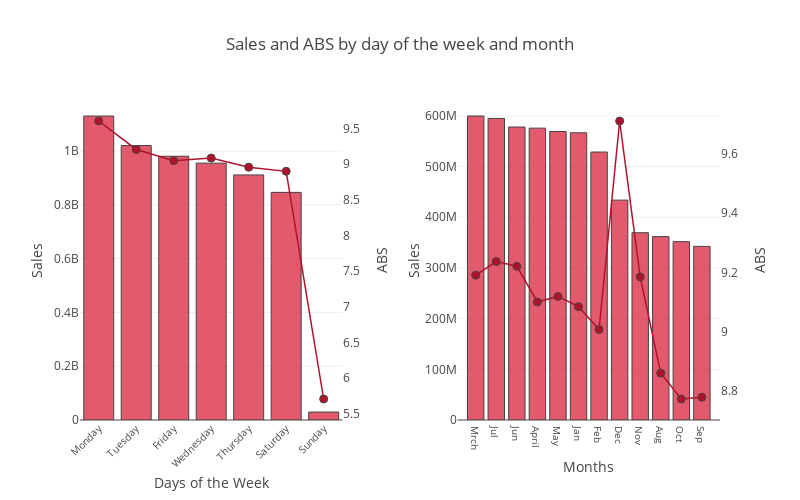

Notebook cell for this chart:
### Markdown cell above
Which day of the week or month generate the highest revenue, and ABS (Average Basket Size). I created two separate graphs side by side to ease the comparison.

Regarding the sales graphs on the left, the beginning of the week is when the stores are generating more money, on Mondays and Tuesdays, the third best day is on Fridays.

Which is also applicable for the ABS, except that it's exceptionally higher on Wednesday than Friday, respectively at 9.08 and 9.04.


If we have a look at the right graph, representing the sales and ABS my month, we can note that March and July are the best performing months in terms of sales. But, the ABS is higher in December with 9.71 euros spent in average and 9.24 euros in July.

### Code cell
#Create two new dataframe

basketweek = train[['Dayoftheweek','Sales','Customers']]
basketweek = basketweek.groupby('Dayoftheweek').sum()
basketweek = basketweek.sort_values(by='Sales',ascending = False)
basketweek = basketweek.reset_index()
basketweek['Basket'] = basketweek['Sales'] / basketweek['Customers'] 

basketmonth = train[['Monthofyear','Sales','Customers']]
basketmonth = basketmonth.groupby('Monthofyear').sum()
basketmonth = basketmonth.sort_values(by='Sales',ascending = False)
basketmonth = basketmonth.reset_index()
basketmonth['Basket'] = basketmonth['Sales'] / basketmonth['Customers'] 


#Create the format of our plot grid

fig = tools.make_subplots(rows=1,
                          cols=2,
                          print_grid=True,
                          horizontal_spacing=0.18
                        
                         )

#Define the 4 traces 

trace1 = dict(type='bar',
              x= basketweek[('Dayoftheweek')], 
              y= basketweek[('Sales')],
              name='Sales',            
              marker=dict(color= 'rgba(220,49,72, 0.8)', 
                          line= dict(width= 1)),
              showlegend=False
             )
 

trace2 = dict(type='scatter',
              x= basketweek[('Dayoftheweek')], 
              y= basketweek[('Basket')], 
              marker= dict(line= dict(width= 1), 
                           size= 8), 
              line=dict(color= '#B0122C',
                        width= 1.5),
              name= 'ABS',
              showlegend=False
             )


trace3=dict(type='bar',
            x=basketmonth[('Monthofyear')],
            y=basketmonth[('Sales')],
            name='Sales',
            marker=dict(color= 'rgba(220,49,72, 0.8)', line= dict(width= 1)),
            showlegend=False 
          )
trace4=dict(type='scatter',
            x= basketmonth[('Monthofyear')],
            y=basketmonth[('Basket')],
            marker= dict(line= dict(width= 1), 
                         size= 8), 
            line=dict(color= '#B0122C', width= 1.5),
            name= 'ABS',
            showlegend=False
           )

# Append the first two traces to subplot (1,1), and the last two, to subplot (1,2):

fig.append_trace(trace1, 1, 1)# trace1 is in position 0 of the list fig['data]
fig.append_trace(trace2, 1, 1)#                       1 
fig.append_trace(trace3, 1, 2)#                       2
fig.append_trace(trace4, 1, 2)#                       3

# Now we update yaxis for both trace2 and trace4 - meaning positon 1 and 3
fig['data'][1].update(yaxis='y3')
fig['data'][3].update(yaxis='y4')

# Update layout


fig['layout'].update(autosize= False, 
              width= 800, 
              height= 500, 
              showlegend=False,
                     title='Sales and ABS by day of the week and month',hovermode='x')


fig['layout']['xaxis1'].update(tickangle= -45, #'x1'
                         autorange=True,
                         tickfont=dict(size= 10), 
                         title= 'Days of the Week', 
                         type= 'category',
                         )
fig['layout']['yaxis1'].update( #left yaxis'y1
                         showgrid=True, 
                         title= 'Sales',
                         )

#Insert a new key, yaxis3, and the associated value:
fig['layout']['yaxis3']=dict(
                          overlaying= 'y1', 
                          anchor= 'x1', 
                          side= 'right', 
                          showgrid= False, 
                          title= 'ABS'
                         )

fig['layout']['xaxis2'].update(autorange=True,
                         tickfont=dict(size= 10), 
                         title= 'Months', 
                         type= 'Months',
                         )
fig['layout']['yaxis2'].update(
                         showgrid=True, 
                         title= 'Sales',
                         )
#Insert a new key, yaxis4, and the associated value:
fig['layout']['yaxis4']=dict(
                          overlaying= 'y2', 
                          anchor= 'x2', 
                          side= 'right', 
                          showgrid= False, 
                          title= 'ABS'
                         )

iplot(fig)

### Figure 1 — Plotly figure (JSON) as saved in the notebook; plotly's stock layout.template omitted (floating-point values rounded to 4 significant figures)
{"data": [{"marker": {"color": "rgba(220,49,72, 0.8)", "line": {"width": 1}}, "name": "Sales", "showlegend": false, "type": "bar", "x": ["Monday", "Tuesday", "Friday", "Wednesday", "Thursday", "Saturday", "Sunday"], "xaxis": "x1", "y": [1130203012, 1020411930, 980555941, 954962863, 911177709, 846317735, 29551433], "yaxis": "y1"}, {"line": {"color": "#B0122C", "width": 1.5}, "marker": {"line": {"width": 1}, "size": 8}, "name": "ABS", "showlegend": false, "type": "scatter", "x": ["Monday", "Tuesday", "Friday", "Wednesday", "Thursday", "Saturday", "Sunday"], "xaxis": "x1", "y": [9.604, 9.206, 9.047, 9.085, 8.957, 8.899, 5.706], "yaxis": "y3"}, {"marker": {"color": "rgba(220,49,72, 0.8)", "line": {"width": 1}}, "name": "Sales", "showlegend": false, "type": "bar", "x": ["Mrch", "Jul", "Jun", "April", "May", "Jan", "Feb", "Dec", "Nov", "Aug", "Oct", "Sep"], "xaxis": "x2", "y": [599831906, 595059205, 578112775, 575895295, 569248217, 566728724, 528734410, 433831153, 369498877, 361791202, 351878728, 342570131], "yaxis": "y2"}, {"line": {"color": "#B0122C", "width": 1.5}, "marker": {"line": {"width": 1}, "size": 8}, "name": "ABS", "showlegend": false, "type": "scatter", "x": ["Mrch", "Jul", "Jun", "April", "May", "Jan", "Feb", "Dec", "Nov", "Aug", "Oct", "Sep"], "xaxis": "x2", "y": [9.191, 9.236, 9.221, 9.1, 9.119, 9.085, 9.008, 9.71, 9.185, 8.861, 8.774, 8.78], "yaxis": "y4"}], "layout": {"autosize": false, "height": 500, "hovermode": "x", "showlegend": false, "title": "Sales and ABS by day of the week and month", "width": 800, "xaxis1": {"anchor": "y1", "autorange": true, "domain": [0, 0.41], "tickangle": -45, "tickfont": {"size": 10}, "title": "Days of the Week", "type": "category"}, "xaxis2": {"anchor": "y2", "autorange": true, "domain": [0.59, 1], "tickfont": {"size": 10}, "title": "Months", "type": "Months"}, "yaxis1": {"anchor": "x1", "domain": [0, 1], "showgrid": true, "title": "Sales"}, "yaxis2": {"anchor": "x2", "domain": [0, 1], "showgrid": true, "title": "Sales"}, "yaxis3": {"anchor": "x1", "overlaying": "y1", "showgrid": false, "side": "right", "title": "ABS"}, "yaxis4": {"anchor": "x2", "overlaying": "y2", "showgrid": false, "side": "right", "title": "ABS"}}}
